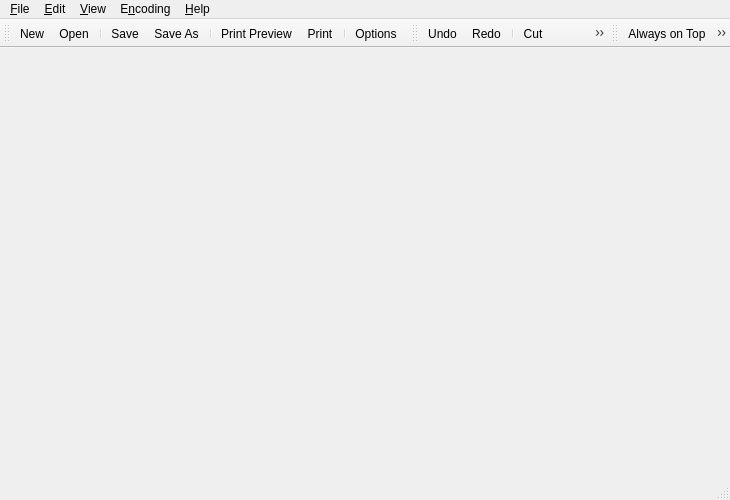
<?xml version="1.0" encoding="UTF-8"?>
<ui version="4.0">
 <class>MainWindow</class>
 <widget class="QMainWindow" name="MainWindow">
  <property name="geometry">
   <rect>
    <x>0</x>
    <y>0</y>
    <width>730</width>
    <height>500</height>
   </rect>
  </property>
  <property name="contextMenuPolicy">
   <enum>Qt::NoContextMenu</enum>
  </property>
  <property name="windowTitle">
   <string>Notepad</string>
  </property>
  <property name="windowIcon">
   <iconset resource="files_res.qrc">
    <normaloff>:/resources/icons/notepad.png</normaloff>:/resources/icons/notepad.png</iconset>
  </property>
  <widget class="QWidget" name="centralwidget">
   <layout class="QVBoxLayout" name="verticalLayout_2">
    <property name="leftMargin">
     <number>1</number>
    </property>
    <property name="topMargin">
     <number>1</number>
    </property>
    <property name="rightMargin">
     <number>1</number>
    </property>
    <property name="bottomMargin">
     <number>1</number>
    </property>
   </layout>
  </widget>
  <widget class="QMenuBar" name="menubar">
   <property name="geometry">
    <rect>
     <x>0</x>
     <y>0</y>
     <width>730</width>
     <height>22</height>
    </rect>
   </property>
   <widget class="QMenu" name="menuFile">
    <property name="title">
     <string>&amp;File</string>
    </property>
    <addaction name="actionNew"/>
    <addaction name="actionOpen"/>
    <addaction name="actionSave"/>
    <addaction name="actionSaveAs"/>
    <addaction name="separator"/>
    <addaction name="actionClose"/>
    <addaction name="actionCloseAll"/>
    <addaction name="separator"/>
    <addaction name="actionPrintPreview"/>
    <addaction name="actionPrint"/>
    <addaction name="separator"/>
    <addaction name="actionOptions"/>
    <addaction name="actionExit"/>
   </widget>
   <widget class="QMenu" name="menuEdit">
    <property name="title">
     <string>&amp;Edit</string>
    </property>
    <widget class="QMenu" name="menuConvertCase">
     <property name="title">
      <string>Convert Case to</string>
     </property>
     <addaction name="actionUPPERCASE"/>
     <addaction name="actionLowercase"/>
     <addaction name="actionProperCase"/>
    </widget>
    <widget class="QMenu" name="menuLineOperations">
     <property name="title">
      <string>Line Operations</string>
     </property>
     <addaction name="actionJoinLines"/>
     <addaction name="actionRemoveEmptyLines"/>
     <addaction name="actionRemoveDuplicateLines"/>
     <addaction name="separator"/>
     <addaction name="actionSortLinesAscendingOrder"/>
     <addaction name="actionSortLinesDescendingOrder"/>
    </widget>
    <widget class="QMenu" name="menuBlankOperations">
     <property name="title">
      <string>Blank Operations</string>
     </property>
     <addaction name="actionTrimTrailingSpace"/>
     <addaction name="actionTrimLeadingSpace"/>
     <addaction name="actionTabToSpace"/>
     <addaction name="actionRemoveSpace"/>
    </widget>
    <widget class="QMenu" name="menuEOLConversion">
     <property name="title">
      <string>EOL Conversion</string>
     </property>
     <addaction name="actionWindowsCRLF"/>
     <addaction name="actionUnixLF"/>
    </widget>
    <addaction name="actionUndo"/>
    <addaction name="actionRedo"/>
    <addaction name="separator"/>
    <addaction name="actionCut"/>
    <addaction name="actionCopy"/>
    <addaction name="actionPaste"/>
    <addaction name="actionSelectAll"/>
    <addaction name="separator"/>
    <addaction name="actionFindReplace"/>
    <addaction name="actionGoto"/>
    <addaction name="separator"/>
    <addaction name="actionDateTime"/>
    <addaction name="menuConvertCase"/>
    <addaction name="menuBlankOperations"/>
    <addaction name="menuLineOperations"/>
    <addaction name="menuEOLConversion"/>
   </widget>
   <widget class="QMenu" name="menuView">
    <property name="title">
     <string>&amp;View</string>
    </property>
    <widget class="QMenu" name="menuZoom">
     <property name="title">
      <string>Zoom</string>
     </property>
     <property name="icon">
      <iconset resource="files_res.qrc">
       <normaloff>:/resources/icons/zoom-restore.png</normaloff>:/resources/icons/zoom-restore.png</iconset>
     </property>
     <addaction name="actionZoomIn"/>
     <addaction name="actionZoomOut"/>
     <addaction name="actionZoomRestore"/>
     <addaction name="separator"/>
    </widget>
    <addaction name="actionAlwaysTop"/>
    <addaction name="actionShowSpaceTab"/>
    <addaction name="actionWrapText"/>
    <addaction name="menuZoom"/>
    <addaction name="actionSummary"/>
    <addaction name="separator"/>
   </widget>
   <widget class="QMenu" name="menuHelp">
    <property name="title">
     <string>&amp;Help</string>
    </property>
    <addaction name="actionAbout"/>
   </widget>
   <widget class="QMenu" name="menuEncoding">
    <property name="title">
     <string>E&amp;ncoding</string>
    </property>
    <addaction name="actionUTF8"/>
    <addaction name="actionUTF8BOM"/>
    <addaction name="actionUTF16BE"/>
    <addaction name="actionUTF16LE"/>
    <addaction name="actionWindows1251"/>
    <addaction name="actionOEM866"/>
   </widget>
   <addaction name="menuFile"/>
   <addaction name="menuEdit"/>
   <addaction name="menuView"/>
   <addaction name="menuEncoding"/>
   <addaction name="menuHelp"/>
  </widget>
  <widget class="QStatusBar" name="statusbar"/>
  <widget class="QToolBar" name="toolBarFile">
   <property name="windowTitle">
    <string>toolBar</string>
   </property>
   <attribute name="toolBarArea">
    <enum>TopToolBarArea</enum>
   </attribute>
   <attribute name="toolBarBreak">
    <bool>false</bool>
   </attribute>
   <addaction name="actionNew"/>
   <addaction name="actionOpen"/>
   <addaction name="separator"/>
   <addaction name="actionSave"/>
   <addaction name="actionSaveAs"/>
   <addaction name="separator"/>
   <addaction name="actionPrintPreview"/>
   <addaction name="actionPrint"/>
   <addaction name="separator"/>
   <addaction name="actionOptions"/>
  </widget>
  <widget class="QToolBar" name="toolBarEdit">
   <property name="windowTitle">
    <string>toolBar</string>
   </property>
   <attribute name="toolBarArea">
    <enum>TopToolBarArea</enum>
   </attribute>
   <attribute name="toolBarBreak">
    <bool>false</bool>
   </attribute>
   <addaction name="actionUndo"/>
   <addaction name="actionRedo"/>
   <addaction name="separator"/>
   <addaction name="actionCut"/>
   <addaction name="actionCopy"/>
   <addaction name="actionPaste"/>
   <addaction name="actionSelectAll"/>
   <addaction name="separator"/>
   <addaction name="actionFindReplace"/>
   <addaction name="actionGoto"/>
   <addaction name="separator"/>
  </widget>
  <widget class="QToolBar" name="toolBarView">
   <property name="windowTitle">
    <string>toolBar</string>
   </property>
   <attribute name="toolBarArea">
    <enum>TopToolBarArea</enum>
   </attribute>
   <attribute name="toolBarBreak">
    <bool>false</bool>
   </attribute>
   <addaction name="actionAlwaysTop"/>
   <addaction name="actionShowSpaceTab"/>
   <addaction name="actionWrapText"/>
   <addaction name="separator"/>
   <addaction name="actionZoomIn"/>
   <addaction name="actionZoomOut"/>
  </widget>
  <action name="actionNew">
   <property name="icon">
    <iconset resource="files_res.qrc">
     <normaloff>:/resources/icons/file-new.png</normaloff>:/resources/icons/file-new.png</iconset>
   </property>
   <property name="text">
    <string>&amp;New</string>
   </property>
   <property name="shortcut">
    <string>Ctrl+N</string>
   </property>
  </action>
  <action name="actionOpen">
   <property name="icon">
    <iconset resource="files_res.qrc">
     <normaloff>:/resources/icons/file-open.png</normaloff>:/resources/icons/file-open.png</iconset>
   </property>
   <property name="text">
    <string>&amp;Open</string>
   </property>
   <property name="shortcut">
    <string>Ctrl+O</string>
   </property>
  </action>
  <action name="actionSave">
   <property name="icon">
    <iconset resource="files_res.qrc">
     <normaloff>:/resources/icons/file-save.png</normaloff>:/resources/icons/file-save.png</iconset>
   </property>
   <property name="text">
    <string>&amp;Save</string>
   </property>
   <property name="shortcut">
    <string>Ctrl+S</string>
   </property>
  </action>
  <action name="actionSaveAs">
   <property name="icon">
    <iconset resource="files_res.qrc">
     <normaloff>:/resources/icons/file-save-as.png</normaloff>:/resources/icons/file-save-as.png</iconset>
   </property>
   <property name="text">
    <string>Save &amp;As</string>
   </property>
   <property name="shortcut">
    <string>Ctrl+Shift+S</string>
   </property>
  </action>
  <action name="actionClose">
   <property name="icon">
    <iconset resource="files_res.qrc">
     <normaloff>:/resources/icons/file-close.png</normaloff>:/resources/icons/file-close.png</iconset>
   </property>
   <property name="text">
    <string>&amp;Close</string>
   </property>
   <property name="shortcut">
    <string>Ctrl+W</string>
   </property>
  </action>
  <action name="actionCloseAll">
   <property name="icon">
    <iconset resource="files_res.qrc">
     <normaloff>:/resources/icons/file-close-all.png</normaloff>:/resources/icons/file-close-all.png</iconset>
   </property>
   <property name="text">
    <string>Close &amp;All</string>
   </property>
   <property name="shortcut">
    <string>Ctrl+Shift+W</string>
   </property>
  </action>
  <action name="actionPrintPreview">
   <property name="icon">
    <iconset resource="files_res.qrc">
     <normaloff>:/resources/icons/file-view.png</normaloff>:/resources/icons/file-view.png</iconset>
   </property>
   <property name="text">
    <string>Print Preview</string>
   </property>
   <property name="toolTip">
    <string>Print Preview</string>
   </property>
  </action>
  <action name="actionPrint">
   <property name="icon">
    <iconset resource="files_res.qrc">
     <normaloff>:/resources/icons/file-print.png</normaloff>:/resources/icons/file-print.png</iconset>
   </property>
   <property name="text">
    <string>&amp;Print</string>
   </property>
   <property name="shortcut">
    <string>Ctrl+P</string>
   </property>
  </action>
  <action name="actionOptions">
   <property name="enabled">
    <bool>true</bool>
   </property>
   <property name="icon">
    <iconset resource="files_res.qrc">
     <normaloff>:/resources/icons/file-options.png</normaloff>:/resources/icons/file-options.png</iconset>
   </property>
   <property name="text">
    <string>Options</string>
   </property>
  </action>
  <action name="actionExit">
   <property name="icon">
    <iconset resource="files_res.qrc">
     <normaloff>:/resources/icons/file-exit.png</normaloff>:/resources/icons/file-exit.png</iconset>
   </property>
   <property name="text">
    <string>&amp;Exit</string>
   </property>
   <property name="shortcut">
    <string>Alt+X</string>
   </property>
  </action>
  <action name="actionUndo">
   <property name="icon">
    <iconset resource="files_res.qrc">
     <normaloff>:/resources/icons/edit-undo.png</normaloff>:/resources/icons/edit-undo.png</iconset>
   </property>
   <property name="text">
    <string>&amp;Undo</string>
   </property>
   <property name="shortcut">
    <string>Ctrl+Z</string>
   </property>
  </action>
  <action name="actionRedo">
   <property name="icon">
    <iconset resource="files_res.qrc">
     <normaloff>:/resources/icons/edit-redo.png</normaloff>:/resources/icons/edit-redo.png</iconset>
   </property>
   <property name="text">
    <string>&amp;Redo</string>
   </property>
   <property name="shortcut">
    <string>Ctrl+Y</string>
   </property>
  </action>
  <action name="actionCut">
   <property name="icon">
    <iconset resource="files_res.qrc">
     <normaloff>:/resources/icons/edit-cut.png</normaloff>:/resources/icons/edit-cut.png</iconset>
   </property>
   <property name="text">
    <string>Cut</string>
   </property>
   <property name="shortcut">
    <string>Ctrl+X</string>
   </property>
  </action>
  <action name="actionCopy">
   <property name="icon">
    <iconset resource="files_res.qrc">
     <normaloff>:/resources/icons/edit-copy.png</normaloff>:/resources/icons/edit-copy.png</iconset>
   </property>
   <property name="text">
    <string>Copy</string>
   </property>
   <property name="shortcut">
    <string>Ctrl+C</string>
   </property>
  </action>
  <action name="actionPaste">
   <property name="icon">
    <iconset resource="files_res.qrc">
     <normaloff>:/resources/icons/edit-paste.png</normaloff>:/resources/icons/edit-paste.png</iconset>
   </property>
   <property name="text">
    <string>Paste</string>
   </property>
   <property name="shortcut">
    <string>Ctrl+V</string>
   </property>
  </action>
  <action name="actionSelectAll">
   <property name="icon">
    <iconset resource="files_res.qrc">
     <normaloff>:/resources/icons/edit-select-all.png</normaloff>:/resources/icons/edit-select-all.png</iconset>
   </property>
   <property name="text">
    <string>Select All</string>
   </property>
   <property name="shortcut">
    <string>Ctrl+A</string>
   </property>
  </action>
  <action name="actionFindReplace">
   <property name="icon">
    <iconset resource="files_res.qrc">
     <normaloff>:/resources/icons/edit-find-replace.png</normaloff>:/resources/icons/edit-find-replace.png</iconset>
   </property>
   <property name="text">
    <string>Find and Replace</string>
   </property>
   <property name="shortcut">
    <string>Ctrl+F</string>
   </property>
  </action>
  <action name="actionGoto">
   <property name="icon">
    <iconset resource="files_res.qrc">
     <normaloff>:/resources/icons/go-jump.png</normaloff>:/resources/icons/go-jump.png</iconset>
   </property>
   <property name="text">
    <string>Go to</string>
   </property>
   <property name="shortcut">
    <string>Ctrl+G</string>
   </property>
  </action>
  <action name="actionZoomRestore">
   <property name="icon">
    <iconset resource="files_res.qrc">
     <normaloff>:/resources/icons/zoom-restore.png</normaloff>:/resources/icons/zoom-restore.png</iconset>
   </property>
   <property name="text">
    <string>Zoom Restore </string>
   </property>
   <property name="shortcut">
    <string>Ctrl+/</string>
   </property>
  </action>
  <action name="actionZoomIn">
   <property name="icon">
    <iconset resource="files_res.qrc">
     <normaloff>:/resources/icons/zoom-in.png</normaloff>:/resources/icons/zoom-in.png</iconset>
   </property>
   <property name="text">
    <string>Zoom In</string>
   </property>
   <property name="shortcut">
    <string>Ctrl++</string>
   </property>
  </action>
  <action name="actionZoomOut">
   <property name="icon">
    <iconset resource="files_res.qrc">
     <normaloff>:/resources/icons/zoom-out.png</normaloff>:/resources/icons/zoom-out.png</iconset>
   </property>
   <property name="text">
    <string>Zoom Out</string>
   </property>
   <property name="shortcut">
    <string>Ctrl+-</string>
   </property>
  </action>
  <action name="actionWrapText">
   <property name="checkable">
    <bool>true</bool>
   </property>
   <property name="checked">
    <bool>true</bool>
   </property>
   <property name="icon">
    <iconset resource="files_res.qrc">
     <normaloff>:/resources/icons/wrap-text.png</normaloff>:/resources/icons/wrap-text.png</iconset>
   </property>
   <property name="text">
    <string>Wrap Text</string>
   </property>
  </action>
  <action name="actionAbout">
   <property name="icon">
    <iconset resource="files_res.qrc">
     <normaloff>:/resources/icons/help-about.png</normaloff>:/resources/icons/help-about.png</iconset>
   </property>
   <property name="text">
    <string>About</string>
   </property>
   <property name="shortcut">
    <string>F1</string>
   </property>
  </action>
  <action name="actionAlwaysTop">
   <property name="checkable">
    <bool>true</bool>
   </property>
   <property name="icon">
    <iconset resource="files_res.qrc">
     <normaloff>:/resources/icons/view-dlg.png</normaloff>:/resources/icons/view-dlg.png</iconset>
   </property>
   <property name="text">
    <string>Always on Top</string>
   </property>
  </action>
  <action name="actionShowSpaceTab">
   <property name="checkable">
    <bool>true</bool>
   </property>
   <property name="icon">
    <iconset resource="files_res.qrc">
     <normaloff>:/resources/icons/invisible-char.png</normaloff>:/resources/icons/invisible-char.png</iconset>
   </property>
   <property name="text">
    <string>Show White Space and Tab</string>
   </property>
  </action>
  <action name="actionSummary">
   <property name="text">
    <string>Summary</string>
   </property>
  </action>
  <action name="actionDateTime">
   <property name="text">
    <string>Insert Date and Time</string>
   </property>
   <property name="shortcut">
    <string>F5</string>
   </property>
  </action>
  <action name="actionUPPERCASE">
   <property name="text">
    <string>UPPERCASE</string>
   </property>
  </action>
  <action name="actionLowercase">
   <property name="text">
    <string>lowercase</string>
   </property>
  </action>
  <action name="actionProperCase">
   <property name="text">
    <string>Proper Case</string>
   </property>
  </action>
  <action name="actionRemoveEmptyLines">
   <property name="text">
    <string>Remove Empty Lines</string>
   </property>
  </action>
  <action name="actionJoinLines">
   <property name="text">
    <string>Join Lines</string>
   </property>
  </action>
  <action name="actionRemoveDuplicateLines">
   <property name="text">
    <string>Remove Duplicate Lines</string>
   </property>
  </action>
  <action name="actionSortLinesAscendingOrder">
   <property name="text">
    <string>Sort Lines Ascending Order</string>
   </property>
  </action>
  <action name="actionSortLinesDescendingOrder">
   <property name="text">
    <string>Sort Lines Descending Order</string>
   </property>
  </action>
  <action name="actionTrimTrailingSpace">
   <property name="text">
    <string>Trim Trailing Space</string>
   </property>
  </action>
  <action name="actionTrimLeadingSpace">
   <property name="text">
    <string>Trim Leading Space</string>
   </property>
  </action>
  <action name="actionTabToSpace">
   <property name="text">
    <string>Tab to Space</string>
   </property>
  </action>
  <action name="actionRemoveSpace">
   <property name="text">
    <string>Remove Space</string>
   </property>
  </action>
  <action name="actionWindowsCRLF">
   <property name="text">
    <string>Windows (CR LF)</string>
   </property>
  </action>
  <action name="actionUnixLF">
   <property name="text">
    <string>Unix (LF)</string>
   </property>
  </action>
  <action name="actionUTF8">
   <property name="checkable">
    <bool>true</bool>
   </property>
   <property name="checked">
    <bool>true</bool>
   </property>
   <property name="text">
    <string>UTF-8</string>
   </property>
  </action>
  <action name="actionUTF8BOM">
   <property name="checkable">
    <bool>true</bool>
   </property>
   <property name="enabled">
    <bool>true</bool>
   </property>
   <property name="text">
    <string>UTF-8 BOM</string>
   </property>
  </action>
  <action name="actionUTF16BE">
   <property name="checkable">
    <bool>true</bool>
   </property>
   <property name="enabled">
    <bool>true</bool>
   </property>
   <property name="text">
    <string>UTF-16 BE</string>
   </property>
  </action>
  <action name="actionUTF16LE">
   <property name="checkable">
    <bool>true</bool>
   </property>
   <property name="enabled">
    <bool>true</bool>
   </property>
   <property name="text">
    <string>UTF-16 LE</string>
   </property>
  </action>
  <action name="actionWindows1251">
   <property name="checkable">
    <bool>true</bool>
   </property>
   <property name="enabled">
    <bool>true</bool>
   </property>
   <property name="text">
    <string>Windows 1251</string>
   </property>
  </action>
  <action name="actionOEM866">
   <property name="checkable">
    <bool>true</bool>
   </property>
   <property name="text">
    <string>OEM 866</string>
   </property>
  </action>
 </widget>
 <resources>
  <include location="files_res.qrc"/>
 </resources>
 <connections/>
</ui>
